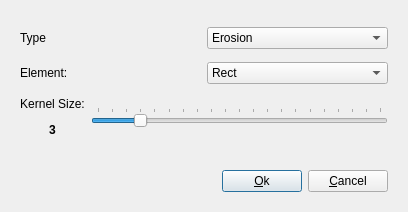
<?xml version="1.0" encoding="UTF-8"?>
<ui version="4.0">
 <class>MorphologyDialog</class>
 <widget class="QDialog" name="MorphologyDialog">
  <property name="geometry">
   <rect>
    <x>0</x>
    <y>0</y>
    <width>408</width>
    <height>212</height>
   </rect>
  </property>
  <property name="windowTitle">
   <string>Morphology Dialog</string>
  </property>
  <layout class="QGridLayout" name="gridLayout_2">
   <item row="0" column="0">
    <layout class="QVBoxLayout" name="verticalLayout">
     <item>
      <widget class="QWidget" name="widget" native="true">
       <layout class="QVBoxLayout" name="verticalLayout_2">
        <item>
         <layout class="QHBoxLayout" name="horizontalLayout">
          <item>
           <widget class="QLabel" name="label">
            <property name="text">
             <string>Type</string>
            </property>
           </widget>
          </item>
          <item>
           <widget class="QComboBox" name="comboType">
            <item>
             <property name="text">
              <string>Erosion</string>
             </property>
            </item>
            <item>
             <property name="text">
              <string>Dilation</string>
             </property>
            </item>
           </widget>
          </item>
         </layout>
        </item>
        <item>
         <layout class="QHBoxLayout" name="horizontalLayout_2">
          <item>
           <widget class="QLabel" name="label_2">
            <property name="sizePolicy">
             <sizepolicy hsizetype="Preferred" vsizetype="Preferred">
              <horstretch>0</horstretch>
              <verstretch>0</verstretch>
             </sizepolicy>
            </property>
            <property name="text">
             <string>Element:</string>
            </property>
           </widget>
          </item>
          <item>
           <widget class="QComboBox" name="comboElement">
            <property name="sizePolicy">
             <sizepolicy hsizetype="Preferred" vsizetype="Fixed">
              <horstretch>0</horstretch>
              <verstretch>0</verstretch>
             </sizepolicy>
            </property>
            <item>
             <property name="text">
              <string>Rect</string>
             </property>
            </item>
            <item>
             <property name="text">
              <string>Cross</string>
             </property>
            </item>
            <item>
             <property name="text">
              <string>Ellipse</string>
             </property>
            </item>
           </widget>
          </item>
         </layout>
        </item>
        <item>
         <layout class="QHBoxLayout" name="horizontalLayout_3">
          <item>
           <widget class="QLabel" name="sizeLabel">
            <property name="sizePolicy">
             <sizepolicy hsizetype="Preferred" vsizetype="Fixed">
              <horstretch>0</horstretch>
              <verstretch>0</verstretch>
             </sizepolicy>
            </property>
            <property name="text">
             <string>&lt;html&gt;&lt;head/&gt;&lt;body&gt;&lt;p&gt;Kernel Size:&lt;/p&gt;&lt;p&gt;&lt;span style=&quot; font-weight:600;&quot;&gt;3&lt;/span&gt;&lt;/p&gt;&lt;/body&gt;&lt;/html&gt;</string>
            </property>
            <property name="alignment">
             <set>Qt::AlignCenter</set>
            </property>
           </widget>
          </item>
          <item>
           <widget class="QSlider" name="sizeSlider">
            <property name="maximum">
             <number>20</number>
            </property>
            <property name="value">
             <number>3</number>
            </property>
            <property name="orientation">
             <enum>Qt::Horizontal</enum>
            </property>
            <property name="tickPosition">
             <enum>QSlider::TicksAbove</enum>
            </property>
           </widget>
          </item>
         </layout>
        </item>
       </layout>
      </widget>
     </item>
    </layout>
   </item>
   <item row="1" column="0">
    <widget class="QWidget" name="buttonWidget" native="true">
     <property name="sizePolicy">
      <sizepolicy hsizetype="Preferred" vsizetype="Fixed">
       <horstretch>0</horstretch>
       <verstretch>0</verstretch>
      </sizepolicy>
     </property>
     <property name="autoFillBackground">
      <bool>false</bool>
     </property>
     <layout class="QHBoxLayout" name="horizontalLayout_8">
      <item>
       <spacer name="horizontalSpacer">
        <property name="orientation">
         <enum>Qt::Horizontal</enum>
        </property>
        <property name="sizeHint" stdset="0">
         <size>
          <width>178</width>
          <height>20</height>
         </size>
        </property>
       </spacer>
      </item>
      <item>
       <widget class="QPushButton" name="okButton">
        <property name="text">
         <string>&amp;Ok</string>
        </property>
       </widget>
      </item>
      <item>
       <widget class="QPushButton" name="cancelButton">
        <property name="text">
         <string>&amp;Cancel</string>
        </property>
       </widget>
      </item>
     </layout>
    </widget>
   </item>
  </layout>
 </widget>
 <resources/>
 <connections>
  <connection>
   <sender>okButton</sender>
   <signal>clicked()</signal>
   <receiver>MorphologyDialog</receiver>
   <slot>accept()</slot>
   <hints>
    <hint type="sourcelabel">
     <x>361</x>
     <y>186</y>
    </hint>
    <hint type="destinationlabel">
     <x>402</x>
     <y>133</y>
    </hint>
   </hints>
  </connection>
  <connection>
   <sender>cancelButton</sender>
   <signal>clicked()</signal>
   <receiver>MorphologyDialog</receiver>
   <slot>reject()</slot>
   <hints>
    <hint type="sourcelabel">
     <x>262</x>
     <y>186</y>
    </hint>
    <hint type="destinationlabel">
     <x>177</x>
     <y>208</y>
    </hint>
   </hints>
  </connection>
 </connections>
</ui>
